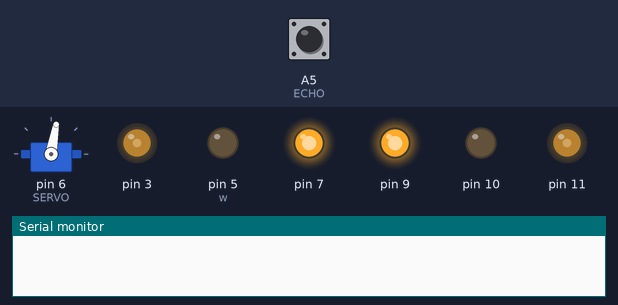
Bench run of a sketch on a simulated Arduino Uno, built with avr-gcc and run on an emulated ATmega328P. Shown: servo, output pins drawn as LEDs (lit = HIGH), the last lines printed to the serial monitor. The inputs (shaded band) are chosen by the test bench; at power-on: A5 (ECHO) LOW. Pins used as bus, display or sensor lines are not drawn.

Above: at 0.1 s.
At 1.2 s:
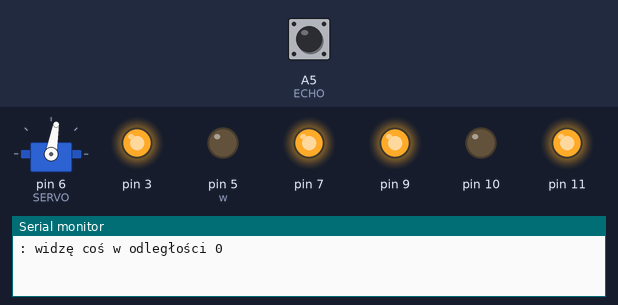
1.3 s: A5 (ECHO) pulsed HIGH 2 times (0.12 s each, 0.3 s apart)
At 2.3 s:
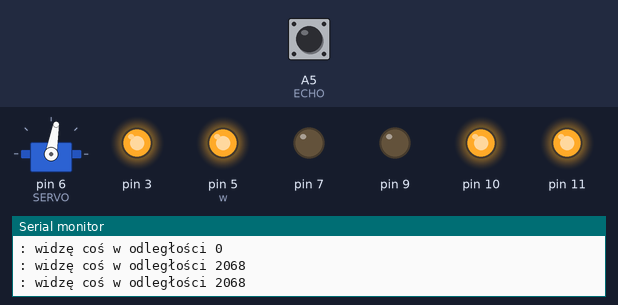
Timing chart, 0 to 4.3 s (numbered marks = the images above; inputs shaded):
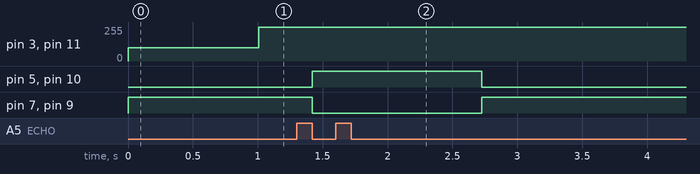

The sketch:

sketch_apr03a.ino
```cpp
#include <Servo.h>
#include "Wheels.h"
// piny dla sonaru (HC-SR04)
#define TRIG A4
#define ECHO A5

// pin kontroli serwo (musi być PWM)
#define SERVO 6

Servo serwo;
Wheels w;

int volatile dir = 0; // 1 goright -1 goleft
unsigned int volatile distance;

void setup() {

  w.attach(5,7,11,10,9,3);
  w.setSpeed(100);
  w.back();
  pinMode(TRIG, OUTPUT);    // TRIG startuje sonar
  pinMode(ECHO, INPUT);     // ECHO odbiera powracający impuls

  Serial.begin(9600);

  serwo.attach(SERVO);

/* rozejrzyj się w zakresie od 0 stopni (patrz na jedną burtę)
 *  do 180 stopni (patrz na prawą burtę). Wydrukuj na konsoli
 *  kierunek patrzenia i najbliżej widziany obiekt (pojedynczy pomiar)
 *
  for(byte angle = 0; angle < 180; angle+= 20) {
    lookAndTellDistance(angle);
    delay(500);
  }


*/
/* patrz przed siebie */
  serwo.write(80);
}

void loop() {
    lookAndTellDistance();
    w.go(distance);
    /*
    if(distance < 50){
      check(angle);
      if(distance < 30){
        w.back();
        while(distance < 55){
        lookAndTellDistance(angle);
        }
        if(dir == -1){
          dir = 1;
        }else{
          dir = -1;
        }
      }
      if(dir == -1){
        w.stopRight();
      }else{
        w.stopLeft();
      }
      while(distance < 100){
        lookAndTellDistance(angle);
      }
    }else{
      w.forward();
    }
  }
  */
/* patrz przed siebie */
  //serwo.write(90);

  /* nic nie rób */ }

void lookAndTellDistance() {

  unsigned long tot;      // czas powrotu (time-of-travel)


  //Serial.print("Patrzę w kącie ");
  //Serial.print(angle);
  //serwo.write(angle);

/* uruchamia sonar (puls 10 ms na `TRIGGER')
 * oczekuje na powrotny sygnał i aktualizuje
 */
  digitalWrite(TRIG, HIGH);
  delay(5);
  digitalWrite(TRIG, LOW);
  tot = pulseIn(ECHO, HIGH);

/* prędkość dźwięku = 340m/s => 1 cm w 29 mikrosekund
 * droga tam i z powrotem, zatem:
 */
  distance = tot/58;

  Serial.print(": widzę coś w odległości ");
  Serial.println(distance);
}

void check(byte angle){
  if(angle >= 90){
    dir = -1;
  }else{
    dir = 1;
  }
}
```

Wheels.cpp
```cpp
#include <Arduino.h>

#include "Wheels.h"

//
//#define SET_MOVEMENT(side,f,b) ( digitalWrite( side[0], f ) ); digitalWrite( side[1], b ) )

#define SET_MOVEMENT(side,f,b) digitalWrite( side[0], f);\
                               digitalWrite( side[1], b)
//#define HIGH 1
//#define LOW 0

//#define SET_MOVEMENT(s,f,b) delay(10);
volatile int cnt0, cnt1, d;

Wheels::Wheels()
{
  cnt0 = 0;
  cnt1 = 0;
  d = 0;
}

void Wheels::attachRight(int pF, int pB, int pS)
{
    pinMode(pF, OUTPUT);
    pinMode(pB, OUTPUT);
    pinMode(pS, OUTPUT);
    this->pinsRight[0] = pF;
    this->pinsRight[1] = pB;
    this->pinsRight[2] = pS;
}


void Wheels::attachLeft(int pF, int pB, int pS)
{
    pinMode(pF, OUTPUT);
    pinMode(pB, OUTPUT);
    pinMode(pS, OUTPUT);
    this->pinsLeft[0] = pF;
    this->pinsLeft[1] = pB;
    this->pinsLeft[2] = pS;
}

void Wheels::setSpeedRight(uint8_t s)
{
    analogWrite(this->pinsRight[2], s);
}

void Wheels::setSpeedLeft(uint8_t s)
{
    analogWrite(this->pinsLeft[2], s);
}

void Wheels::setSpeed(uint8_t s)
{
    setSpeedLeft(s);
    setSpeedRight(s);
}

void Wheels::attach(int pRF, int pRB, int pRS, int pLF, int pLB, int pLS)
{
    this->attachRight(pRF, pRB, pRS);
    this->attachLeft(pLF, pLB, pLS);
}

void Wheels::forwardLeft()
{
    SET_MOVEMENT(pinsLeft, HIGH, LOW);
}

void Wheels::forwardRight()
{
    SET_MOVEMENT(pinsRight, HIGH, LOW);
}

void Wheels::backLeft()
{
    SET_MOVEMENT(pinsLeft, LOW, HIGH);
}

void Wheels::backRight()
{
    SET_MOVEMENT(pinsRight, LOW, HIGH);
}

void Wheels::forward()
{
    this->forwardLeft();
    this->forwardRight();
}

void Wheels::back()
{
    this->backLeft();
    this->backRight();
}

void Wheels::stopLeft()
{
    SET_MOVEMENT(pinsLeft, LOW, LOW);
}

void Wheels::stopRight()
{
    SET_MOVEMENT(pinsRight, LOW, LOW);
}

void Wheels::stop()
{
    this->stopLeft();
    this->stopRight();
}


void Wheels::goForward(int cm){
  this->forward();
  cnt0 = 0;
  cnt1 = 0;
  double distance = cm / 0.70;
  d = (int) distance;
}


void Wheels::goForwardb(int ob){
  this->forward();
  cnt0 = 0;
  cnt1 = 0;
  d = ob * 40;
}

void Wheels::go(int dis){
  if(dis > 105){
    this->forward();
    if(dis > 200){
      this->setSpeed(255);
    }else{
      int i = (155*(dis-105))/95 + 100;
      Serial.println(i);
      this->setSpeed(i);
    }
  }else if(dis < 95){
    this->back();
    if(dis < 10){
      this->setSpeed(255);
    }else{
      int j = (155*(95 - dis))/95 + 100;
      this->setSpeed(j);
      Serial.println(j);
    }
  }else{
    this->stop();
  }
}

/*
void Wheels::turn(int dir){
  if(dir)

}

/*
void Wheels::goLeft(){
  this->forwardRight();
  delay()
  cnt1 = 0;
  d = ob * 40;
}
*/
```

Wheels.h
```cpp
#include <Arduino.h>


#ifndef Wheels_h
#define Wheels_h

#define INTINPUT0 A0
#define INTINPUT1 A1

extern volatile int cnt0, cnt1, d;

//void increment();

class Wheels {
    public:
        Wheels();
        void attachRight(int pinForward, int pinBack, int pinSpeed);
        void attachLeft(int pinForward, int pinBack, int pinSpeed);
        void attach(int pinRightForward, int pinRightBack, int pinRightSpeed,
                    int pinLeftForward, int pinLeftBack, int pinLeftSpeed);
        void forward();
        void forwardLeft();
        void forwardRight();
        void back();
        void backLeft();
        void backRight();
        void stop();
        void stopLeft();
        void stopRight();
        void setSpeed(uint8_t);
        void setSpeedRight(uint8_t);
        void setSpeedLeft(uint8_t);

        void go(int);

        void goForward(int);
        void goForwardb(int);
      //  void turn(int);

    private:
        int pinsRight[3];
        int pinsLeft[3];
};


#endif
```

Measured:
- after the input at 1.3 s, pin 5 (w), pin 10: LOW → HIGH after 0.12 s, → LOW 1.3 s later; pin 7, pin 9: HIGH → LOW after 0.12 s, → HIGH 1.3 s later
